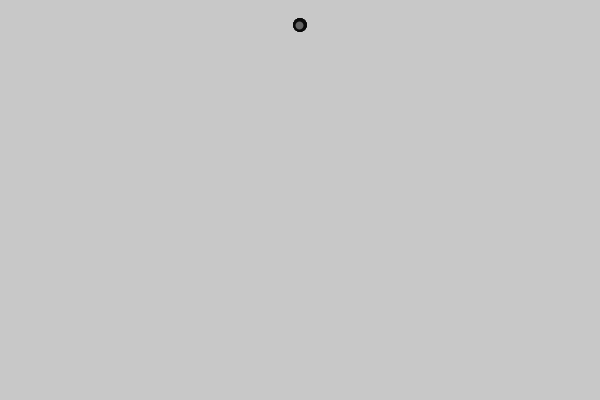
Frame 1 (no input)
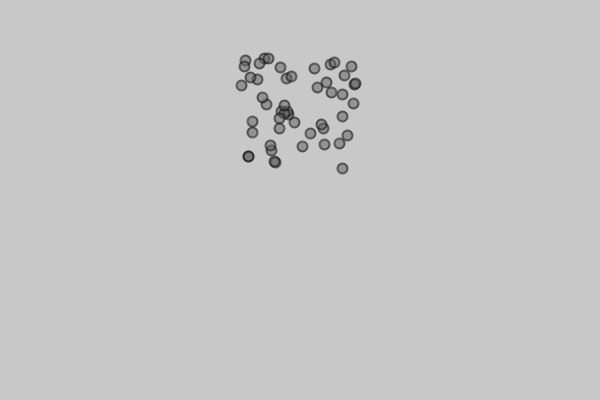
Frame 60 (the mouse pressed at the canvas centre just before this capture)
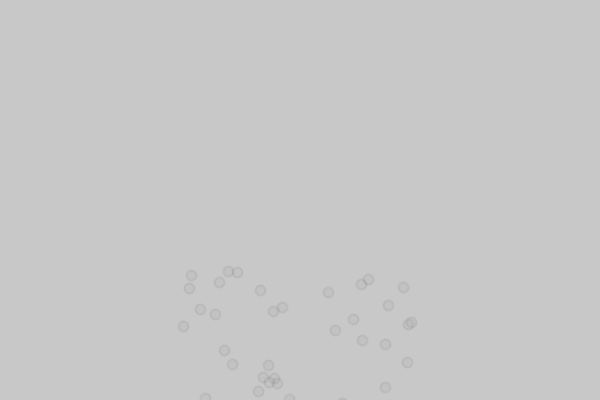
Frame 120 (the mouse held since frame 60 and released just before this capture)

The Processing sketch that drew these frames (run headless with seeded random() and noise(); from frame 60 on, the mouse is pressed at the canvas centre):

// Processing sketch: particles_using_array
// ── particles_using_array.pde

Particle[] particles = new Particle[50];

void setup() {
  size(600, 400);
  for (int i = 0; i < particles.length; i++) {
    particles[i] = new Particle();
  }
}

void draw() {
  background(200);

  PVector gravity = new PVector(0, 0.05);

  for (int i = 0; i < particles.length; i++) {
    particles[i].applyForce(gravity);
    particles[i].run();

    if (particles[i].life <= 0) {
      particles[i] = new Particle();
    }
  }
}

// ── particle.pde


class Particle {
 
  PVector loc;
  PVector velocity;
  PVector acc;
  float life;
  
  Particle() {
   loc = new PVector(width/2, 25);
   velocity = new PVector(random(-1, 1), random(-1, 1));
   acc = new PVector(0, 0);
   life = 255;
  }
  
  void run() {
   update();
   display();
  }
  
  void update() {
   velocity.add(acc);
   loc.add(velocity);
   acc.mult(0);
   life += -2;
  }
  
  void display() {
    strokeWeight(2);
    stroke(10, life);
    fill(100, life);
    ellipse(loc.x, loc.y, 10, 10);
  }
  
  void applyForce(PVector force) {
    PVector f = force.get();
    acc.add(f);
  }
  
  
  
}
